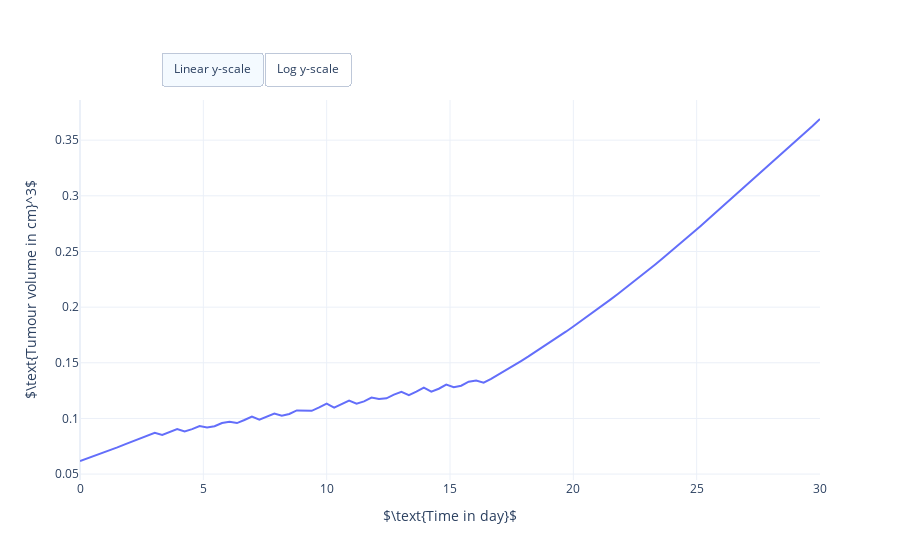

Notebook code for this chart:
### Code cell
#
# Illustrate population PKPD simulation.
#
# Needs above defined dosing regimens, percentiles, times and simulation results:
# [dosing_regimens, percentiles, times, population_results]
#

import plotly.io
import plotly.graph_objects as go


# Create figure
fig = go.Figure()

# Plot data
fig.add_trace(go.Scatter(
    x=times,
    y=population_results[0, 0, 2, :],
    legendgroup="LXF A677",
    name="LXF A677"))

# Set X, Y axis and figure size
fig.update_layout(
    autosize=True,
    xaxis_title=r'$\text{Time in day}$',
    yaxis_title=r'$\text{Tumour volume in cm}^3$',
    template="plotly_white")

# Add switch between linear and log y-scale
fig.update_layout(
    updatemenus=[
        dict(
            type = "buttons",
            direction = "left",
            buttons=list([
                dict(
                    args=[{"yaxis.type": "linear"}],
                    label="Linear y-scale",
                    method="relayout"
                ),
                dict(
                    args=[{"yaxis.type": "log"}],
                    label="Log y-scale",
                    method="relayout"
                )
            ]),
            pad={"r": 0, "t": -10},
            showactive=True,
            x=0.11,
            xanchor="left",
            y=1.1,
            yanchor="top"
        ),
    ]
)

# Show figure
fig.show()

### Figure 1 — Plotly figure (JSON) as saved in the notebook; plotly's stock layout.template omitted (floating-point values rounded to 4 significant figures)
{"data": [{"legendgroup": "LXF A677", "name": "LXF A677", "type": "scatter", "x": [0, 0.303, 0.6061, 0.9091, 1.212, 1.515, 1.818, 2.121, 2.424, 2.727, 3.03, 3.333, 3.636, 3.939, 4.242, 4.545, 4.848, 5.152, 5.455, 5.758, 6.061, 6.364, 6.667, 6.97, 7.273, 7.576, 7.879, 8.182, 8.485, 8.788, 9.091, 9.394, 9.697, 10, 10.3, 10.61, 10.91, 11.21, 11.52, 11.82, 12.12, 12.42, 12.73, 13.03, 13.33, 13.64, 13.94, 14.24, 14.55, 14.85, 15.15, 15.45, 15.76, 16.06, 16.36, 16.67, 16.97, 17.27, 17.58, 17.88, 18.18, 18.48, 18.79, 19.09, 19.39, 19.7, 20, 20.3, 20.61, 20.91, 21.21, 21.52, 21.82, 22.12, 22.42, 22.73, 23.03, 23.33, 23.64, 23.94, 24.24, 24.55, 24.85, 25.15, 25.45, 25.76, 26.06, 26.36, 26.67, 26.97, 27.27, 27.58, 27.88, 28.18, 28.48, 28.79, 29.09, 29.39, 29.7, 30], "y": [0.06176, 0.06408, 0.06646, 0.06891, 0.07144, 0.07405, 0.07674, 0.07952, 0.08231, 0.08505, 0.08714, 0.08524, 0.0877, 0.09055, 0.08827, 0.09035, 0.09323, 0.09191, 0.09305, 0.09592, 0.09695, 0.09585, 0.09861, 0.1017, 0.09886, 0.1013, 0.1044, 0.1024, 0.104, 0.1072, 0.1071, 0.1068, 0.1099, 0.1132, 0.1098, 0.1126, 0.116, 0.1132, 0.1153, 0.1187, 0.1175, 0.118, 0.1214, 0.124, 0.1209, 0.124, 0.1277, 0.1241, 0.1267, 0.1303, 0.1281, 0.1294, 0.133, 0.134, 0.1321, 0.1356, 0.1394, 0.1434, 0.1474, 0.1516, 0.1558, 0.1601, 0.1644, 0.1688, 0.1733, 0.1779, 0.1826, 0.1873, 0.1921, 0.197, 0.2019, 0.2069, 0.212, 0.2172, 0.2224, 0.2278, 0.2331, 0.2386, 0.2441, 0.2497, 0.2553, 0.2611, 0.2669, 0.2727, 0.2787, 0.2847, 0.2907, 0.2967, 0.3025, 0.3083, 0.3141, 0.32, 0.326, 0.332, 0.3381, 0.3442, 0.3503, 0.3565, 0.3627, 0.369]}], "layout": {"autosize": true, "updatemenus": [{"buttons": [{"args": [{"yaxis.type": "linear"}], "label": "Linear y-scale", "method": "relayout"}, {"args": [{"yaxis.type": "log"}], "label": "Log y-scale", "method": "relayout"}], "direction": "left", "pad": {"r": 0, "t": -10}, "showactive": true, "type": "buttons", "x": 0.11, "xanchor": "left", "y": 1.1, "yanchor": "top"}], "xaxis": {"title": {"text": "$\\text{Time in day}$"}}, "yaxis": {"title": {"text": "$\\text{Tumour volume in cm}^3$"}}}}
